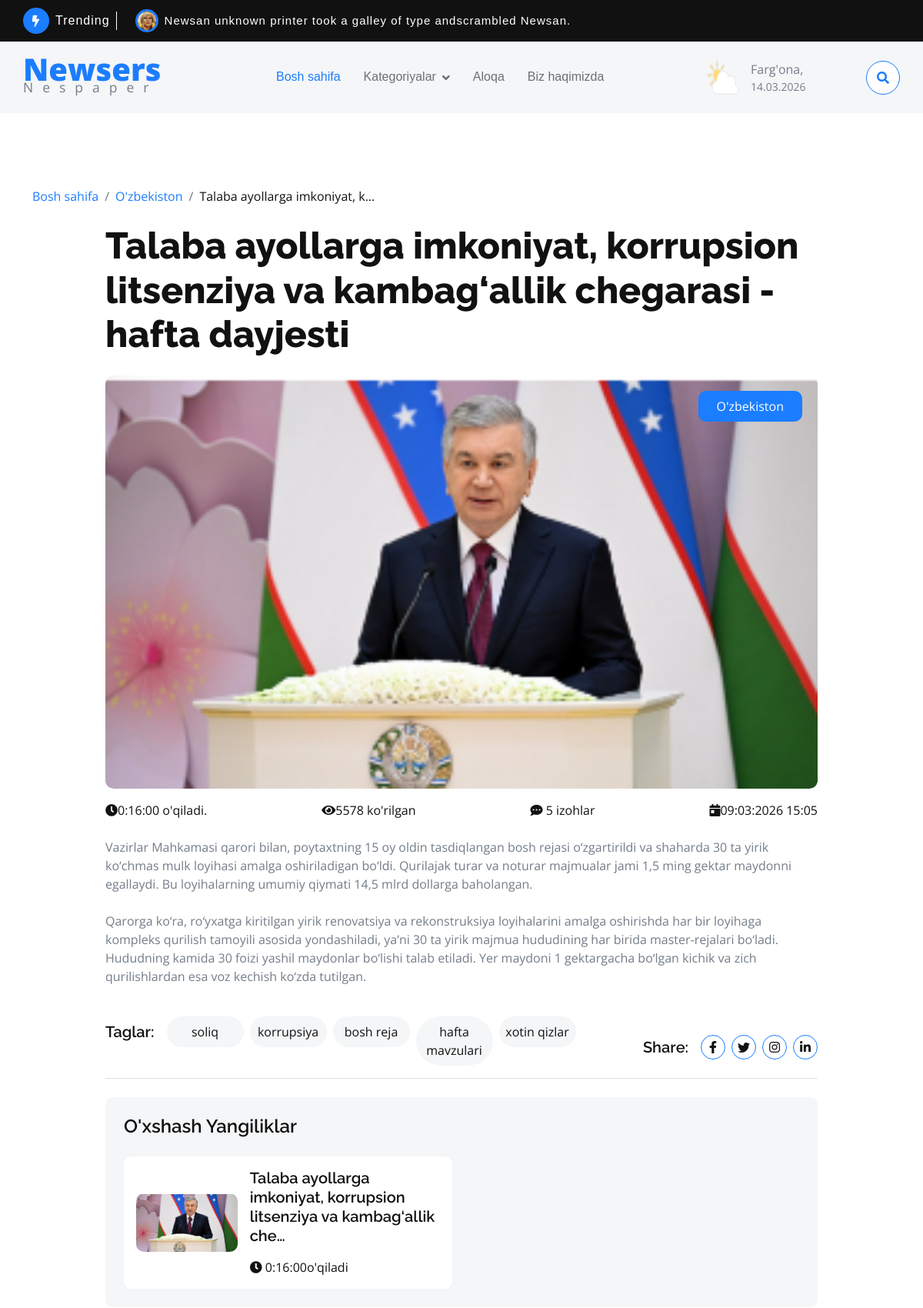
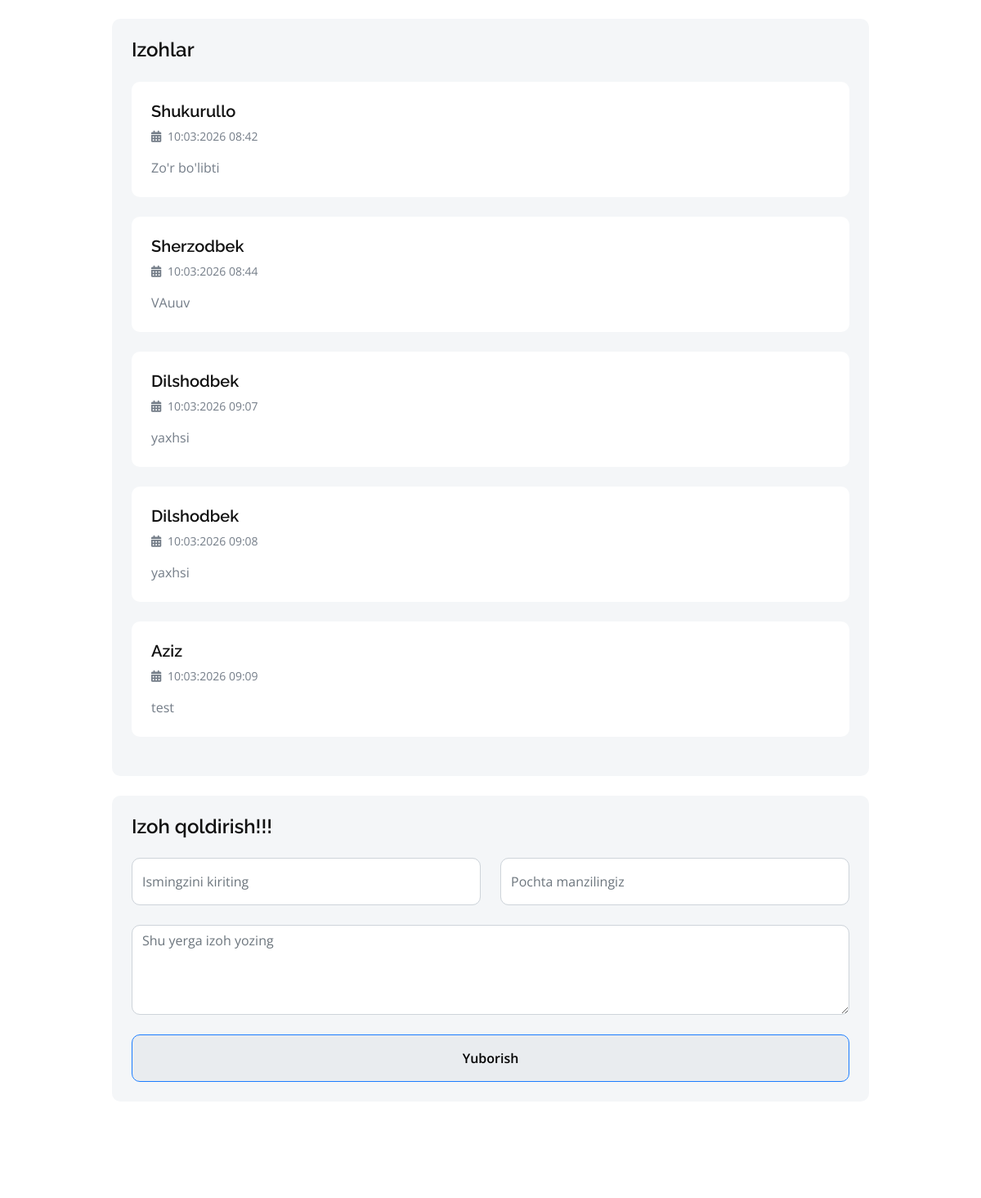
/talaba-ayollarga-imkoniyat-korrupsion-litsenziya-va-kambagallik-chegarasi-hafta-dayjesti/ (upper part), run on the app's committed database (2 pictures, top to bottom).
### main/models.py (models this page shows, shortened)
class Article(models.Model):
    title = models.CharField(max_length=255)
    slug = models.SlugField(blank=True, null=True, unique=True, max_length=300)
    intro = models.TextField()
    cover = models.ImageField(upload_to='articles')
    author = models.CharField(max_length=32, blank=True, null=True)
    read_time = models.DurationField(blank=True, null=True)
    views = models.PositiveIntegerField(default=0)
    important =models.BooleanField(default=False)
    published = models.BooleanField(default=False)
    created_at = models.DateTimeField(auto_now_add=True)
    category = models.ForeignKey(Category, on_delete=models.SET_NULL, blank=True, null=True)
    tags = models.ManyToManyField(Tag, blank=True)
    def save(self , *args,**kwargs):
        base_slug = slugify(self.title)
        slug = base_slug
        count = 1
        while Article.objects.exclude(id=self.id).filter(slug=slug).exists():
            slug = f"{base_slug}-{count}"
            count +=1
        self.slug=slug
        if self.important:
            Article.objects.exclude(id=self.id).filter(important=True).update(important=False)
        super().save(*args,**kwargs)

class Category(models.Model):
    name = models.CharField(max_length=100)
    slug = models.SlugField(blank=True, null=True)

class Content(models.Model):
    text = models.TextField(blank=True, null=True)
    image = models.ImageField(upload_to='contents', blank=True, null=True)
    article = models.ForeignKey(Article, on_delete=models.CASCADE)

class Tag(models.Model):
    name = models.CharField(max_length=100)

class Comment(models.Model):
    name = models.CharField(max_length=100, blank=True, null=True)
    email = models.EmailField(blank=True, null=True)
    text = models.TextField()
    created_at = models.DateTimeField(auto_now_add=True)
    article = models.ForeignKey(Article, on_delete=models.CASCADE)

### main/views.py (the view)
# urls.py: path('<slug:slug>/', ArricleDetailsView.as_view(), name="details"),
class ArricleDetailsView(View):
    def get(self, request, slug):
        article = get_object_or_404(Article, slug=slug)
        session = f"viewed_article_{article.id}"
        if not request.session.get(session):
            article.views += 1
            article.save()
            request.session[session] = True
        like_articles = Article.objects.filter(category=article.category)
        context = {
            'article': article,
            'like_articles': like_articles,
        }
        return render(request, 'detail-page.html', context)

### main/context_processors.py (called while the page is built)
def get_weather(request):
    weather = requests.get('https://api.weatherapi.com/v1/current.json?q=fergana&key=9f0849df46a14a0a9bb91058261003').json()
    weather_time = weather['location']['localtime']
    weather_temp = weather['current']['temp_c']
    weather_icon = weather['current']['condition']['icon']
    categories  = Category.objects.all()
    return {
        'time': datetime.datetime.today().strftime('%d.%m.%Y'),
        'temp': weather_temp,
        'icon': weather_icon,
        'categories': categories
    }

### templates/detail-page.html (shortened to what this page needs)
{% extends 'base.html' %}
{% load static %}
{% block content %}
        <div class="container-fluid py-5">
            <div class="container py-5">
                <ol class="breadcrumb justify-content-start mb-4">
                    <li class="breadcrumb-item"><a href="#">Bosh sahifa</a></li>
                    <li class="breadcrumb-item"><a href="#">{{article.category.name}}</a></li>
                    <li class="breadcrumb-item active text-dark">{{article.title|truncatechars:30}}</li>
                </ol>
                <div class="row g-4">
                    <div class="col-lg-1"></div>
                    <div class="col-lg-10">
                        <div class="mb-4">
                            <a href="#" class="h1 display-5">{{article.title}}</a>
                        </div>
                        <div class="position-relative rounded overflow-hidden mb-3">
                            <img src="{{article.cover.url}}" class="img-zoomin img-fluid rounded w-100" alt="">
                            <div class="position-absolute text-white px-4 py-2 bg-primary rounded" style="top: 20px; right: 20px;">
                                {{article.category.name}}
                            </div>
                        </div>
                        <div class="d-flex justify-content-between">
                            <a href="#" class="text-dark link-hover me-3"><i class="fa fa-clock"></i>{{article.read_time}} o'qiladi.</a>
                            <a href="#" class="text-dark link-hover me-3"><i class="fa fa-eye"></i>{{article.views}} ko'rilgan</a>
                            <a href="#" class="text-dark link-hover me-3"><i class="fa fa-comment-dots"></i> {{article.comment_set.count}} izohlar</a>
                            <a href="#" class="text-dark link-hover"><i class="fa fa-calendar-day"></i>{{article.created_at|date:"d:m:Y H:i"}}</a>
                        </div>
                        {% for content in article.content_set.all %}
                        {%if content.text %}
                                <p class="my-4"> {{content.text}}</p>
                        {%endif%}
                        {% endfor %}
                        <div class="tab-class" style="margin-top: 40px">
                            <div class="d-flex justify-content-between border-bottom mb-4">
                                <ul class="nav nav-pills d-inline-flex text-center">
                                    <li class="nav-item mb-3">
                                        <h5 class="mt-2 me-3 mb-0">Taglar:</h5>
                                    </li>
                                    {% for tag in article.tags.all %}
                                    <li class="nav-item mb-3">
                                        <a class="d-flex py-2 bg-light rounded-pill active me-2" data-bs-toggle="pill" href="#tab-1">
                                            <span class="text-dark" style="width: 100px;">{{tag.name}}</span>
                                        </a>
                                    </li>
                                    {% endfor %}
                                </ul>
                                <div class="d-flex align-items-center">
                                    <h5 class="mb-0 me-3">Share:</h5>
                                    <i class="fab fa-facebook-f link-hover btn btn-square rounded-circle border-primary text-dark me-2"></i>
                                    <i class="btn fab bi-twitter link-hover btn btn-square rounded-circle border-primary text-dark me-2"></i>
                                    <i class="btn fab fa-instagram link-hover btn btn-square rounded-circle border-primary text-dark me-2"></i>
                                    <i class="btn fab fa-linkedin-in link-hover btn btn-square rounded-circle border-primary text-dark"></i>
                                </div>
                            </div>
                        </div>
                        <div class="bg-light rounded my-4 p-4">
                            <h4 class="mb-4">O'xshash Yangiliklar</h4>
                            <div class="row g-4">
                            {% for a in like_articles %}
                                <div class="col-lg-6">
                                    <div class="d-flex align-items-center p-3 bg-white rounded">
                                        <img src="{{a.cover.url}}" class="img-fluid col-lg-4 rounded" alt="">
                                        <div class="ms-3">
                                            <a href="#" class="h5 mb-2">{{a.title|truncatechars:70}}</a>
                                            <p class="text-dark mt-3 mb-0 me-3"><i class="fa fa-clock"></i> {{a.read_time}}o'qiladi</p>
                                        </div>
                                    </div>
                                </div>
                            {% endfor%}
                            </div>
                        </div>
                        <div class="bg-light rounded p-4">
                            <h4 class="mb-4">Izohlar</h4>
                            {% for comment in article.comment_set.all%}
                            <div class="p-4 bg-white rounded mb-4">
                                    <div class="col-12">
                                        <div class="d-flex justify-content-between">
                                            <h5>{{comment.name}}</h5>
                                        </div>
                                        <small class="text-body d-block mb-3"><i class="fas fa-calendar-alt me-1"></i> {{comment.created_at|date:"d:m:Y H:i"}}</small>
                                        <p class="mb-0">
                                            {{comment.text}}
                                        </p>
                                    </div>
                            </div>
                           {% endfor %}
                        </div>
                        <div class="bg-light rounded p-4 my-4">
                            <h4 class="mb-4">Izoh qoldirish!!!</h4>
                            <form action="{% url 'comment_create' article.slug %}" method="post">
                                <div class="row g-4">
                                    <div class="col-lg-6">
                                        <input type="text" name="name" class="form-control py-3" placeholder="Ismingzini kiriting">
                                    </div>
                                    <div class="col-lg-6">
                                        <input type="email" name=email class="form-control py-3" placeholder="Pochta manzilingiz">
                                    </div>
                                    <div class="col-12">
                                        <textarea class="form-control" name="text" id="" cols="30" rows="4" placeholder="Shu yerga izoh yozing"></textarea>
                                    </div>
                                    <div class="col-12">
                                        <button class="form-control btn btn-primary py-3" type="submit">Yuborish</button>
                                    </div>
                                </div>
                            </form>
                        </div>
                    </div>
                </div>
            </div>
        </div>
{% endblock %}

### static/css/style.css (style rules this page uses)
.btn { font-weight: 600; transition: .5s; }
.btn-square { width: 32px; height: 32px; }
.btn-square, .btn-sm-square, .btn-md-square, .btn-lg-square { padding: 0; display: flex; align-items: center; justify-content: center; font-weight: normal; }
.link-hover { transition: 0.5s; }
.img-zoomin { transition: 0.5s; }

### data on the page
Article: category.name "O'zbekiston", title "Talaba ayollarga imkoniyat, k…", title "Talaba ayollarga imkoniyat, korrupsion litsenziya va kambag‘allik chegarasi - hafta dayjesti", cover (picture), read_time "0:16:00", views "5578", comment_set.count "5", created_at "09:03:2026 15:05", title "Talaba ayollarga imkoniyat, korrupsion litsenziya va kambag‘allik che…"
Content: text "Vazirlar Mahkamasi qarori bilan, poytaxtning 15 oy oldin tasdiqlangan bosh rejasi o‘zgartirildi va shaharda 30 ta yirik ko‘chmas mulk loyihasi amalga oshiriladigan bo‘ldi. Qurilajak turar va noturar majmualar jami 1,5 ming gektar maydonni egallaydi. Bu loyihalarning umumiy qiymati 14,5 mlrd dollarga baholangan."
Content: text "Qarorga ko‘ra, ro‘yxatga kiritilgan yirik renovatsiya va rekonstruksiya loyihalarini amalga oshirishda har bir loyihaga kompleks qurilish tamoyili asosida yondashiladi, ya’ni 30 ta yirik majmua hududining har birida master-rejalari bo‘ladi. Hududning kamida 30 foizi yashil maydonlar bo‘lishi talab etiladi. Yer maydoni 1 gektargacha bo‘lgan kichik va zich qurilishlardan esa voz kechish ko‘zda tutilgan."
Tag: name "soliq"
Tag: name "korrupsiya"
Tag: name "bosh reja"
Tag: name "hafta mavzulari"
Tag: name "xotin qizlar"
Comment: name "Shukurullo", created_at "10:03:2026 08:42", text "Zo'r bo'libti"
Comment: name "Sherzodbek", created_at "10:03:2026 08:44", text "VAuuv"
Comment: name "Dilshodbek", created_at "10:03:2026 09:07", text "yaxhsi"
Comment: name "Dilshodbek", created_at "10:03:2026 09:08", text "yaxhsi"
Comment: name "Aziz", created_at "10:03:2026 09:09", text "test"
